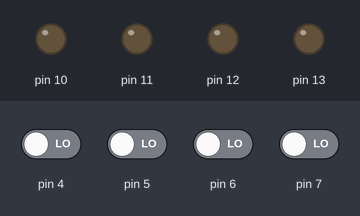
A sketch run on a simulated Arduino Uno, built with avr-gcc and run on an emulated ATmega328P. Parts: output pins drawn as LEDs (lit = HIGH). The inputs (shaded band) are chosen by the test bench; at power-on: pin 4–7 LOW.

Above: at 1.2 s.
1.3 s: pin 4 driven HIGH
At 2.5 s:
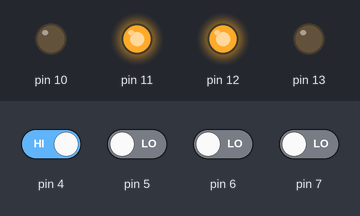
2.8 s: pin 5 driven HIGH
At 3.7 s:
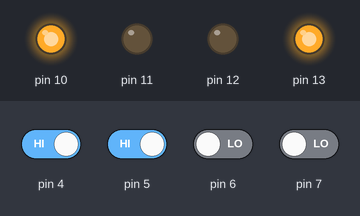
4.3 s: pin 6 driven HIGH
At 4.8 s:
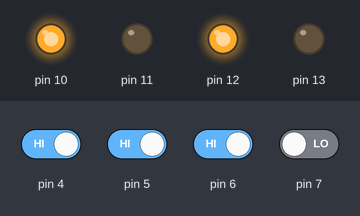
5.8 s: pin 7 driven HIGH
At 7.0 s:
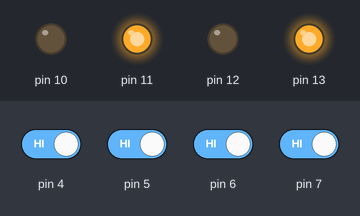
7.3 s: pin 7 driven LOW
At 8.3 s:
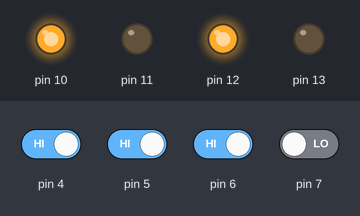
8.8 s: pin 6 driven LOW
At 9.4 s:
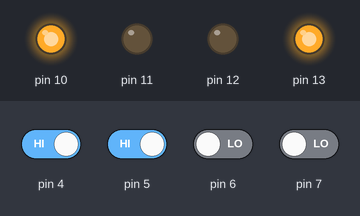
Timing chart, 0 to 11.3 s (numbered marks = the images above; inputs shaded):
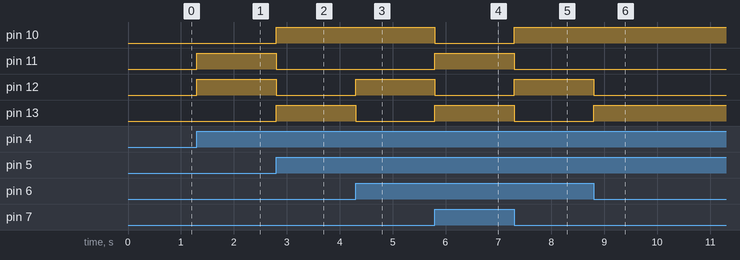

The sketch:

ManualDrive.ino
```cpp
// C++ code
//
const int pingPin1 = 9;
void setup()
{
  pinMode(13, OUTPUT);
  pinMode(12, OUTPUT);
  pinMode(11, OUTPUT);
  pinMode(10, OUTPUT);
  pinMode(7, INPUT);
  pinMode(6, INPUT);
  pinMode(5, INPUT);
  pinMode(4, INPUT);
}

void loop()
{
  if(digitalRead(7)==1)
  {
    digitalWrite(13,HIGH);
    digitalWrite(12,LOW);
    digitalWrite(11,HIGH);
    digitalWrite(10,LOW);
  }
  else if(digitalRead(6)==1)
  {
    digitalWrite(13,LOW);
    digitalWrite(12,HIGH);
    digitalWrite(11,LOW);
    digitalWrite(10,HIGH);
  }
  else if(digitalRead(5)==1)
  {
    digitalWrite(13,HIGH);
    digitalWrite(12,LOW);
    digitalWrite(11,LOW);
    digitalWrite(10,HIGH);
  }
  else if(digitalRead(4)==1)
  {
    digitalWrite(13,LOW);
    digitalWrite(12,HIGH);
    digitalWrite(11,HIGH);
    digitalWrite(10,LOW);
  }
  else
  {
    digitalWrite(13,LOW);
    digitalWrite(12,LOW);
    digitalWrite(11,LOW);
    digitalWrite(10,LOW);
  }
}
```

Measured:
- after the input at 1.3 s, pin 11, pin 12: LOW → HIGH at once
- after the input at 2.8 s, pin 10, pin 13: LOW → HIGH at once; pin 11, pin 12: HIGH → LOW at once
- after the input at 4.3 s, pin 12: LOW → HIGH at once; pin 13: HIGH → LOW at once
- after the input at 5.8 s, pin 10, pin 12: HIGH → LOW at once; pin 11, pin 13: LOW → HIGH at once
- after the input at 7.3 s, pin 10, pin 12: LOW → HIGH at once; pin 11, pin 13: HIGH → LOW at once
- after the input at 8.8 s, pin 12: HIGH → LOW at once; pin 13: LOW → HIGH at once
